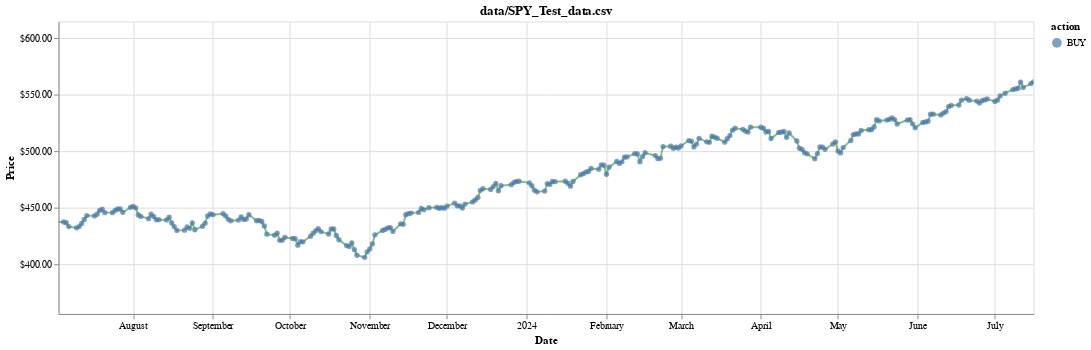

Here is the notebook cell this chart was saved with:
### Code cell
chart = visualize(df, history, title=test_stock)
chart

### Figure 1 — Vega-Lite specification as saved in the notebook (floating-point values rounded to 4 significant figures; data arrays with more than 128 entries replaced by an {"elided": "..."} marker saying what was removed)
{"config": {"view": {"continuousWidth": 300, "continuousHeight": 300}}, "layer": [{"mark": {"type": "line", "color": "green", "opacity": 0.5}, "encoding": {"x": {"field": "date", "type": "temporal"}, "y": {"axis": {"format": "$.2f", "title": "Price"}, "field": "position", "scale": {"clamp": true, "domain": [356.4, 614.9]}, "type": "quantitative"}}, "name": "view_1"}, {"mark": {"type": "point", "filled": true}, "encoding": {"color": {"field": "action", "type": "nominal"}, "x": {"axis": {"title": "Date"}, "field": "date", "type": "temporal"}, "y": {"axis": {"format": "$.2f", "title": "Price"}, "field": "position", "scale": {"clamp": true, "domain": [356.4, 614.9]}, "type": "quantitative"}}, "name": "view_2", "transform": [{"filter": "(datum.action !== 'HOLD')"}]}], "data": {"name": "data-9c4a39596b47f895380874b2c76cbe3f"}, "height": 300, "params": [{"name": "param_1", "select": {"type": "interval", "encodings": ["x"]}, "bind": "scales", "views": ["view_1"]}, {"name": "param_2", "select": {"type": "interval", "encodings": ["x"]}, "bind": "scales", "views": ["view_2"]}], "title": "data/SPY_Test_data.csv", "width": 1000, "$schema": "https://vega.github.io/schema/vega-lite/v5.17.0.json", "datasets": {"data-9c4a39596b47f895380874b2c76cbe3f": {"elided": "261 records"}}}
